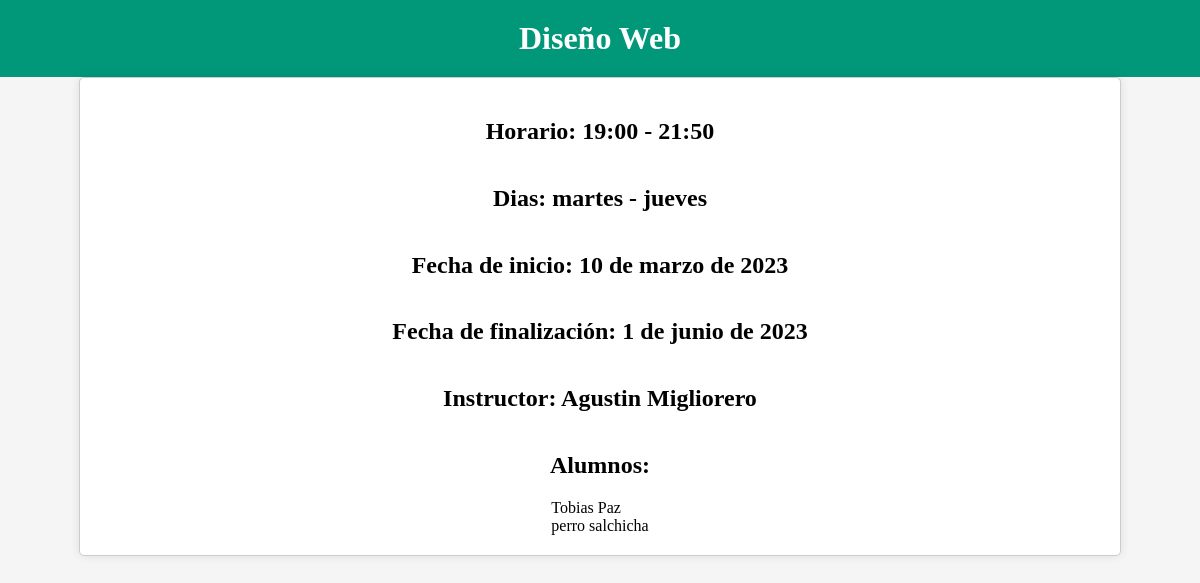
Page /cursos/3/ on the committed database.
### cursos/models.py (models this page shows, shortened)
class Curso(models.Model):
    name = models.CharField(max_length=100)
    horario = models.CharField(max_length=100)
    dias = models.CharField(max_length=100)
    fechaInicio = models.DateField()
    fechaFinalizacion = models.DateField()
    instructor = models.ForeignKey(
        "Instructor", on_delete=models.CASCADE, blank=True, null=True
    )
    alumnos = models.ManyToManyField(
        "Alumno", blank=True, null=True, related_name="alumnos"
    )

class Instructor(models.Model):
    name = models.CharField(max_length=100)
    apellido = models.CharField(max_length=100)
    email = models.EmailField()
    fecha_nacimiento = models.DateField()
    sexo = models.CharField(max_length=1)
    documento = models.IntegerField()
    domicilio = models.CharField(max_length=100)
    telefono = models.CharField(max_length=100)
    def __str__(self):
        return f"{self.name} {self.apellido}"

class Alumno(models.Model):
    name = models.CharField(max_length=100)
    apellido = models.CharField(max_length=100)
    email = models.EmailField()
    fechaNacimiento = models.DateField()
    sexo = models.CharField(max_length=1)
    documento = models.IntegerField()
    domicilio = models.CharField(max_length=100)
    telefono = models.CharField(max_length=100)
    def __str__(self):
        return f"{self.name} {self.apellido}"

### cursos/views.py (the view)
# urls.py: path("<int:id_cursos>/", views.verCurso),
def verCurso(request, id_cursos):
    curso = Curso.objects.get(id=id_cursos)
    context = {"curso": curso}
    return render(request, "ver-curso.html", context)

### cursos/templates/ver-curso.html (shortened to what this page needs)
<!DOCTYPE html>
<html>
  <head>
    {% load static %}
    <link
      rel="stylesheet"
      type="text/css"
      media="screen"
      href="{% static 'CSS/ver-curso.css' %}"
    />
  </head>
  <body>
    <header>
      <h1>{{curso.name}}</h1>
    </header>
    <div class="container">
      <h2>Horario: {{curso.horario}}</h2>
      <h2>Dias: {{curso.dias}}</h2>
      <h2>Fecha de inicio: {{curso.fechaInicio}}</h2>
      <h2>Fecha de finalización: {{curso.fechaFinalizacion}}</h2>
      <h2>Instructor: {{curso.instructor}}</h2>
      <h2>Alumnos:</h2>
      <ul>
        {%for alumno in curso.alumnos.all%}
        <li>{{alumno}}</li>
        {%endfor%}
      </ul>
    </div>
  </body>
</html>

### cursos/static/CSS/ver-curso.css (style rules this page uses)
body { background-color: #f5f5f5; margin: 0; }
header { display: flex; justify-content: center; align-items: center; padding: 20px; background-color: #009879; color: #fff; }
h1 { margin: 0; }
.container { display: flex; flex-direction: column; align-items: center; padding: 20px; background-color: #fff; border: 1px solid #ccc; border-radius: 5px; box-shadow: 0 0 10px rgba(0, 0, 0, 0.1); max-width: 1000px; margin: 0 auto; }
ul { list-style: none; padding: 0; margin: 0; }

### rows in the picture
Curso: name "Diseño Web", horario "19:00 - 21:50", dias "martes - jueves", fechaInicio "10 de marzo de 2023", fechaFinalizacion "1 de junio de 2023", instructor "Agustin Migliorero"
Alumno: name+apellido "Tobias Paz"
Alumno: name+apellido "perro salchicha"
